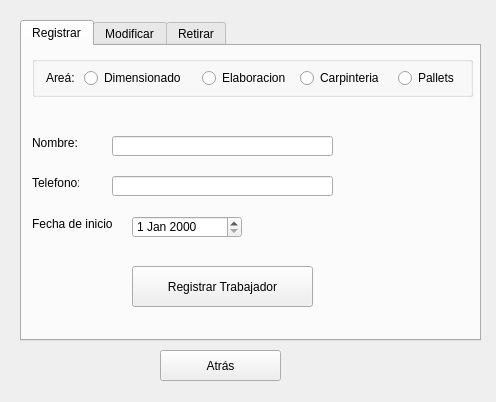
<?xml version="1.0" encoding="UTF-8"?>
<ui version="4.0">
 <class>Form</class>
 <widget class="QWidget" name="Form">
  <property name="geometry">
   <rect>
    <x>0</x>
    <y>0</y>
    <width>496</width>
    <height>402</height>
   </rect>
  </property>
  <property name="windowTitle">
   <string>Gestionar Dimensionador</string>
  </property>
  <widget class="QTabWidget" name="tabWidget">
   <property name="geometry">
    <rect>
     <x>20</x>
     <y>20</y>
     <width>461</width>
     <height>321</height>
    </rect>
   </property>
   <property name="currentIndex">
    <number>0</number>
   </property>
   <widget class="QWidget" name="tab">
    <attribute name="title">
     <string>Registrar</string>
    </attribute>
    <widget class="QLabel" name="label">
     <property name="geometry">
      <rect>
       <x>10</x>
       <y>90</y>
       <width>47</width>
       <height>13</height>
      </rect>
     </property>
     <property name="text">
      <string>Nombre:</string>
     </property>
    </widget>
    <widget class="QLabel" name="label_2">
     <property name="geometry">
      <rect>
       <x>10</x>
       <y>130</y>
       <width>47</width>
       <height>13</height>
      </rect>
     </property>
     <property name="text">
      <string>Telefono:</string>
     </property>
    </widget>
    <widget class="QLineEdit" name="r_nombre">
     <property name="geometry">
      <rect>
       <x>90</x>
       <y>90</y>
       <width>221</width>
       <height>20</height>
      </rect>
     </property>
    </widget>
    <widget class="QLineEdit" name="r_telefono">
     <property name="geometry">
      <rect>
       <x>90</x>
       <y>130</y>
       <width>221</width>
       <height>20</height>
      </rect>
     </property>
    </widget>
    <widget class="QLabel" name="label_3">
     <property name="geometry">
      <rect>
       <x>10</x>
       <y>170</y>
       <width>81</width>
       <height>16</height>
      </rect>
     </property>
     <property name="text">
      <string>Fecha de inicio:</string>
     </property>
    </widget>
    <widget class="QDateEdit" name="r_inicio">
     <property name="geometry">
      <rect>
       <x>110</x>
       <y>170</y>
       <width>110</width>
       <height>22</height>
      </rect>
     </property>
    </widget>
    <widget class="QPushButton" name="btn_registrar">
     <property name="geometry">
      <rect>
       <x>110</x>
       <y>220</y>
       <width>181</width>
       <height>41</height>
      </rect>
     </property>
     <property name="text">
      <string>Registrar Trabajador</string>
     </property>
    </widget>
    <widget class="QGroupBox" name="groupBox_2">
     <property name="geometry">
      <rect>
       <x>10</x>
       <y>10</y>
       <width>441</width>
       <height>41</height>
      </rect>
     </property>
     <property name="title">
      <string/>
     </property>
     <layout class="QHBoxLayout" name="horizontalLayout_3">
      <item>
       <widget class="QLabel" name="label_13">
        <property name="maximumSize">
         <size>
          <width>30</width>
          <height>16777215</height>
         </size>
        </property>
        <property name="cursor">
         <cursorShape>CrossCursor</cursorShape>
        </property>
        <property name="text">
         <string>Areá:</string>
        </property>
       </widget>
      </item>
      <item>
       <widget class="QRadioButton" name="r_dim">
        <property name="maximumSize">
         <size>
          <width>110</width>
          <height>16777215</height>
         </size>
        </property>
        <property name="text">
         <string>Dimensionado</string>
        </property>
       </widget>
      </item>
      <item>
       <widget class="QRadioButton" name="r_elab">
        <property name="maximumSize">
         <size>
          <width>90</width>
          <height>16777215</height>
         </size>
        </property>
        <property name="text">
         <string>Elaboracion</string>
        </property>
       </widget>
      </item>
      <item>
       <widget class="QRadioButton" name="r_carp">
        <property name="maximumSize">
         <size>
          <width>90</width>
          <height>16777215</height>
         </size>
        </property>
        <property name="text">
         <string>Carpinteria</string>
        </property>
       </widget>
      </item>
      <item>
       <widget class="QRadioButton" name="r_pall">
        <property name="maximumSize">
         <size>
          <width>60</width>
          <height>16777215</height>
         </size>
        </property>
        <property name="text">
         <string>Pallets</string>
        </property>
       </widget>
      </item>
     </layout>
    </widget>
   </widget>
   <widget class="QWidget" name="tab_3">
    <attribute name="title">
     <string>Modificar</string>
    </attribute>
    <widget class="QComboBox" name="box_dimensionador">
     <property name="geometry">
      <rect>
       <x>100</x>
       <y>60</y>
       <width>301</width>
       <height>22</height>
      </rect>
     </property>
    </widget>
    <widget class="QLabel" name="label_4">
     <property name="geometry">
      <rect>
       <x>30</x>
       <y>60</y>
       <width>81</width>
       <height>16</height>
      </rect>
     </property>
     <property name="text">
      <string>Trabajador:</string>
     </property>
    </widget>
    <widget class="QPushButton" name="btn_actualizar">
     <property name="geometry">
      <rect>
       <x>100</x>
       <y>250</y>
       <width>201</width>
       <height>31</height>
      </rect>
     </property>
     <property name="text">
      <string>Actualizar trabajador</string>
     </property>
    </widget>
    <widget class="QLabel" name="label_6">
     <property name="geometry">
      <rect>
       <x>30</x>
       <y>140</y>
       <width>51</width>
       <height>16</height>
      </rect>
     </property>
     <property name="text">
      <string>Nombre:</string>
     </property>
    </widget>
    <widget class="QLabel" name="label_7">
     <property name="geometry">
      <rect>
       <x>30</x>
       <y>170</y>
       <width>61</width>
       <height>16</height>
      </rect>
     </property>
     <property name="text">
      <string>Telefono:</string>
     </property>
    </widget>
    <widget class="QLabel" name="label_8">
     <property name="geometry">
      <rect>
       <x>30</x>
       <y>210</y>
       <width>81</width>
       <height>16</height>
      </rect>
     </property>
     <property name="text">
      <string>Fecha de incio:</string>
     </property>
    </widget>
    <widget class="QDateEdit" name="m_inicio">
     <property name="geometry">
      <rect>
       <x>130</x>
       <y>200</y>
       <width>110</width>
       <height>22</height>
      </rect>
     </property>
    </widget>
    <widget class="QPushButton" name="btn_obtener">
     <property name="geometry">
      <rect>
       <x>190</x>
       <y>90</y>
       <width>111</width>
       <height>31</height>
      </rect>
     </property>
     <property name="text">
      <string>Obtener datos</string>
     </property>
    </widget>
    <widget class="QLineEdit" name="m_nombre">
     <property name="geometry">
      <rect>
       <x>120</x>
       <y>140</y>
       <width>281</width>
       <height>20</height>
      </rect>
     </property>
    </widget>
    <widget class="QLineEdit" name="m_telefono">
     <property name="geometry">
      <rect>
       <x>120</x>
       <y>170</y>
       <width>281</width>
       <height>20</height>
      </rect>
     </property>
    </widget>
    <widget class="QGroupBox" name="groupBox">
     <property name="geometry">
      <rect>
       <x>20</x>
       <y>10</y>
       <width>391</width>
       <height>41</height>
      </rect>
     </property>
     <property name="title">
      <string/>
     </property>
     <layout class="QHBoxLayout" name="horizontalLayout">
      <item>
       <widget class="QLabel" name="label_11">
        <property name="maximumSize">
         <size>
          <width>30</width>
          <height>16777215</height>
         </size>
        </property>
        <property name="cursor">
         <cursorShape>CrossCursor</cursorShape>
        </property>
        <property name="text">
         <string>Areá:</string>
        </property>
       </widget>
      </item>
      <item>
       <widget class="QRadioButton" name="r_dim2">
        <property name="text">
         <string>Dimensionado</string>
        </property>
       </widget>
      </item>
      <item>
       <widget class="QRadioButton" name="r_elab2">
        <property name="text">
         <string>Elaboracion</string>
        </property>
       </widget>
      </item>
      <item>
       <widget class="QRadioButton" name="r_carp2">
        <property name="text">
         <string>Carpinteria</string>
        </property>
       </widget>
      </item>
      <item>
       <widget class="QRadioButton" name="r_pall2">
        <property name="text">
         <string>Pallets</string>
        </property>
       </widget>
      </item>
     </layout>
    </widget>
   </widget>
   <widget class="QWidget" name="tab_2">
    <attribute name="title">
     <string>Retirar</string>
    </attribute>
    <widget class="QComboBox" name="box_dimensionador_2">
     <property name="geometry">
      <rect>
       <x>110</x>
       <y>70</y>
       <width>271</width>
       <height>22</height>
      </rect>
     </property>
    </widget>
    <widget class="QLabel" name="label_5">
     <property name="geometry">
      <rect>
       <x>20</x>
       <y>70</y>
       <width>81</width>
       <height>16</height>
      </rect>
     </property>
     <property name="text">
      <string>Trabajador:</string>
     </property>
    </widget>
    <widget class="QPushButton" name="btn_retirar">
     <property name="geometry">
      <rect>
       <x>120</x>
       <y>200</y>
       <width>161</width>
       <height>41</height>
      </rect>
     </property>
     <property name="text">
      <string>Retirar trabajador</string>
     </property>
    </widget>
    <widget class="QLabel" name="label_9">
     <property name="geometry">
      <rect>
       <x>20</x>
       <y>110</y>
       <width>91</width>
       <height>21</height>
      </rect>
     </property>
     <property name="text">
      <string>Fecha de retiro:</string>
     </property>
    </widget>
    <widget class="QDateEdit" name="r_termino">
     <property name="geometry">
      <rect>
       <x>110</x>
       <y>110</y>
       <width>110</width>
       <height>22</height>
      </rect>
     </property>
    </widget>
    <widget class="QLabel" name="label_10">
     <property name="geometry">
      <rect>
       <x>20</x>
       <y>130</y>
       <width>281</width>
       <height>41</height>
      </rect>
     </property>
     <property name="text">
      <string>(Indica el ultimo dia de trabajo del trabajador)</string>
     </property>
    </widget>
    <widget class="QGroupBox" name="groupBox_3">
     <property name="geometry">
      <rect>
       <x>10</x>
       <y>10</y>
       <width>391</width>
       <height>41</height>
      </rect>
     </property>
     <property name="title">
      <string/>
     </property>
     <layout class="QHBoxLayout" name="horizontalLayout_4">
      <item>
       <widget class="QLabel" name="label_14">
        <property name="maximumSize">
         <size>
          <width>30</width>
          <height>16777215</height>
         </size>
        </property>
        <property name="cursor">
         <cursorShape>CrossCursor</cursorShape>
        </property>
        <property name="text">
         <string>Areá:</string>
        </property>
       </widget>
      </item>
      <item>
       <widget class="QRadioButton" name="r_dim3">
        <property name="text">
         <string>Dimensionado</string>
        </property>
       </widget>
      </item>
      <item>
       <widget class="QRadioButton" name="r_elab3">
        <property name="text">
         <string>Elaboracion</string>
        </property>
       </widget>
      </item>
      <item>
       <widget class="QRadioButton" name="r_carp3">
        <property name="text">
         <string>Carpinteria</string>
        </property>
       </widget>
      </item>
      <item>
       <widget class="QRadioButton" name="r_pall3">
        <property name="text">
         <string>Pallets</string>
        </property>
       </widget>
      </item>
     </layout>
    </widget>
   </widget>
  </widget>
  <widget class="QPushButton" name="btn_atras">
   <property name="geometry">
    <rect>
     <x>160</x>
     <y>350</y>
     <width>121</width>
     <height>31</height>
    </rect>
   </property>
   <property name="text">
    <string>Atrás</string>
   </property>
  </widget>
 </widget>
 <resources/>
 <connections/>
</ui>
